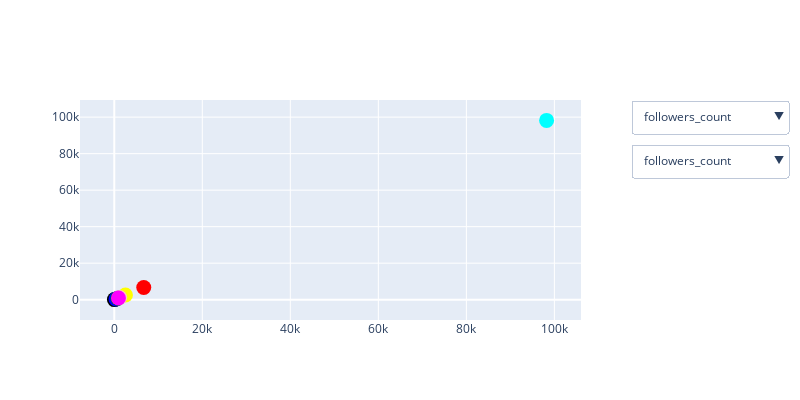

Notebook code cell kept with this figure:
### Code cell
fig = go.Figure(go.Scatter(x=centres['followers_count'], 
                           y=centres['followers_count'], 
                           mode='markers', marker_size=15, 
                           marker_color = colors[:len(centres)] ))

buttons_x = [dict(method = "restyle",
                   args = [{'y': [ centres[feature_names[c]] ]}],
                   label = feature_names[c]) for c in range(len(feature_names))]
buttons_y = [dict(method = "restyle",
                   args = [{'x': [ centres[feature_names[c]] ]}],
                   label = feature_names[c]) for c in range(len(feature_names))]

fig.update_layout(width=800, height=400,
                 updatemenus=[dict(active=0,
                                   x= 1.1, y=1, 
                                   xanchor='left', 
                                   yanchor='top',
                                   buttons=buttons_x),
                              
                               dict(active=0,
                                   x= 1.1, y=0.8, 
                                   xanchor='left', 
                                   yanchor='top',
                                   buttons=buttons_y)
                              ])  
iplot(fig)

### Figure 1 — Plotly figure (JSON) as saved in the notebook; plotly's stock layout.template omitted (floating-point values rounded to 4 significant figures)
{"data": [{"marker": {"color": ["red", "black", "blue", "green", "yellow", "pink", "magenta", "cyan"], "size": 15}, "mode": "markers", "type": "scatter", "x": [6698.0, 35.9, 395, 842.5, 2538, 1232.0, 948.0, 98227], "y": [6698.0, 35.9, 395, 842.5, 2538, 1232.0, 948.0, 98227]}], "layout": {"height": 400, "updatemenus": [{"active": 0, "buttons": [{"args": [{"y": [[6698.0, 35.9, 395, 842.5, 2538, 1232.0, 948.0, 98227]]}], "label": "followers_count", "method": "restyle"}, {"args": [{"y": [[3359.0, 59.7, 348, 545.0, 0, 820.8, 0, 232]]}], "label": "friends_count", "method": "restyle"}, {"args": [{"y": [[123600.0, 131.5, 1082327, 12030.0, 2547, 44370.0, 206, 29550.0]]}], "label": "statuses_count", "method": "restyle"}, {"args": [{"y": [[49.84, 26.43, 47.28, 39.72, 18.78, 44.33, 22.8, 55.98]]}], "label": "account_age_months", "method": "restyle"}, {"args": [{"y": [[2708.0, 7.77, 22890.0, 411.0, 135.6, 1123.0, 13.76, 542.7]]}], "label": "statuses_per_month", "method": "restyle"}, {"args": [{"y": [[44.98, 17.86, 1.135, 5.357, 253800, 2.459, 94800, 1347.0]]}], "label": "followers_ratio", "method": "restyle"}, {"args": [{"y": [[0.4746, 0.3211, 0.8647, 0.447, 0.3277, 0.4635, 0.546, 0.3048]]}], "label": "prop_tweets", "method": "restyle"}, {"args": [{"y": [[0.1299, 0.1142, 0.004375, 0.2063, 0.05688, 0.2176, 0.254, 0.437]]}], "label": "prop_replies", "method": "restyle"}, {"args": [{"y": [[0.1455, 0.06598, 0.1309, 0.2149, 0.6154, 0.228, 0, 0.2582]]}], "label": "prop_rt", "method": "restyle"}, {"args": [{"y": [[0.07598, 0.09355, 0.1944, 0.1706, 0.07172, 0.1392, 0.427, 0.09451]]}], "label": "avg_hashtags", "method": "restyle"}, {"args": [{"y": [[0.2327, 0.09575, 0.04156, 0.1317, 0.005359, 0.1371, 0.2469, 0.06061]]}], "label": "avg_urls", "method": "restyle"}, {"args": [{"y": [[0.3772, 0.2443, 0.1406, 0.5646, 0.6356, 0.5787, 0.29, 1.391]]}], "label": "avg_mentions", "method": "restyle"}], "x": 1.1, "xanchor": "left", "y": 1, "yanchor": "top"}, {"active": 0, "buttons": [{"args": [{"x": [[6698.0, 35.9, 395, 842.5, 2538, 1232.0, 948.0, 98227]]}], "label": "followers_count", "method": "restyle"}, {"args": [{"x": [[3359.0, 59.7, 348, 545.0, 0, 820.8, 0, 232]]}], "label": "friends_count", "method": "restyle"}, {"args": [{"x": [[123600.0, 131.5, 1082327, 12030.0, 2547, 44370.0, 206, 29550.0]]}], "label": "statuses_count", "method": "restyle"}, {"args": [{"x": [[49.84, 26.43, 47.28, 39.72, 18.78, 44.33, 22.8, 55.98]]}], "label": "account_age_months", "method": "restyle"}, {"args": [{"x": [[2708.0, 7.77, 22890.0, 411.0, 135.6, 1123.0, 13.76, 542.7]]}], "label": "statuses_per_month", "method": "restyle"}, {"args": [{"x": [[44.98, 17.86, 1.135, 5.357, 253800, 2.459, 94800, 1347.0]]}], "label": "followers_ratio", "method": "restyle"}, {"args": [{"x": [[0.4746, 0.3211, 0.8647, 0.447, 0.3277, 0.4635, 0.546, 0.3048]]}], "label": "prop_tweets", "method": "restyle"}, {"args": [{"x": [[0.1299, 0.1142, 0.004375, 0.2063, 0.05688, 0.2176, 0.254, 0.437]]}], "label": "prop_replies", "method": "restyle"}, {"args": [{"x": [[0.1455, 0.06598, 0.1309, 0.2149, 0.6154, 0.228, 0, 0.2582]]}], "label": "prop_rt", "method": "restyle"}, {"args": [{"x": [[0.07598, 0.09355, 0.1944, 0.1706, 0.07172, 0.1392, 0.427, 0.09451]]}], "label": "avg_hashtags", "method": "restyle"}, {"args": [{"x": [[0.2327, 0.09575, 0.04156, 0.1317, 0.005359, 0.1371, 0.2469, 0.06061]]}], "label": "avg_urls", "method": "restyle"}, {"args": [{"x": [[0.3772, 0.2443, 0.1406, 0.5646, 0.6356, 0.5787, 0.29, 1.391]]}], "label": "avg_mentions", "method": "restyle"}], "x": 1.1, "xanchor": "left", "y": 0.8, "yanchor": "top"}], "width": 800}}
